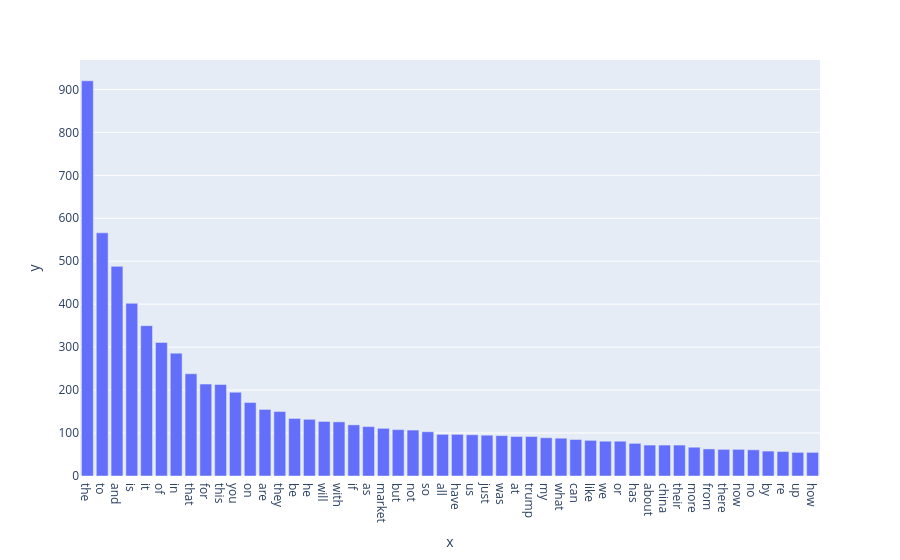

The notebook cell saved with this chart:
### Code cell
temp_ = pd.DataFrame([count_vect.get_feature_names_out(), term_frequencies]).T
temp_.columns = ['term', 'frequency']
temp_ = temp_.sort_values(by='frequency', ascending=False).reset_index(drop=True).head(50)

fig = px.bar(x=temp_['term'], y=temp_['frequency'])
fig.show()

### Figure 1 — Plotly figure (JSON) as saved in the notebook; plotly's stock layout.template omitted (floating-point values rounded to 4 significant figures)
{"data": [{"alignmentgroup": "True", "hovertemplate": "x=%{x}<br>y=%{y}<extra></extra>", "legendgroup": "", "marker": {"color": "#636efa", "pattern": {"shape": ""}}, "name": "", "offsetgroup": "", "orientation": "v", "showlegend": false, "textposition": "auto", "type": "bar", "x": ["the", "to", "and", "is", "it", "of", "in", "that", "for", "this", "you", "on", "are", "they", "be", "he", "will", "with", "if", "as", "market", "but", "not", "so", "all", "have", "us", "just", "was", "at", "trump", "my", "what", "can", "like", "we", "or", "has", "about", "china", "their", "more", "from", "there", "now", "no", "by", "re", "up", "how"], "xaxis": "x", "y": [920, 566, 488, 402, 350, 311, 286, 238, 214, 213, 195, 171, 155, 150, 134, 132, 127, 126, 119, 115, 111, 108, 107, 103, 97, 97, 96, 95, 94, 92, 92, 89, 88, 85, 83, 81, 81, 76, 72, 72, 72, 67, 63, 62, 62, 61, 58, 57, 55, 55], "yaxis": "y"}], "layout": {"barmode": "relative", "legend": {"tracegroupgap": 0}, "margin": {"t": 60}, "xaxis": {"anchor": "y", "domain": [0, 1], "title": {"text": "x"}}, "yaxis": {"anchor": "x", "domain": [0, 1], "title": {"text": "y"}}}}
